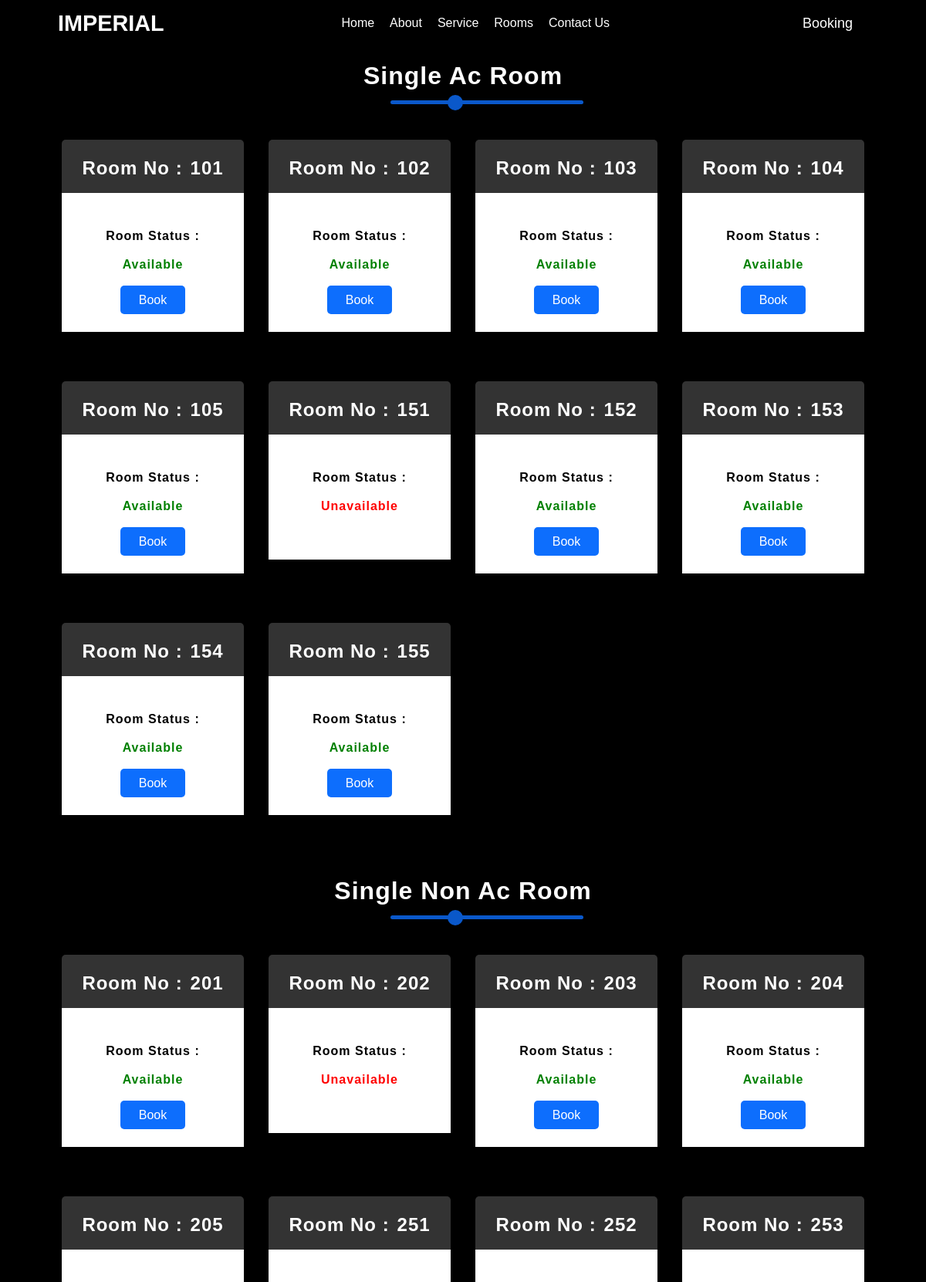
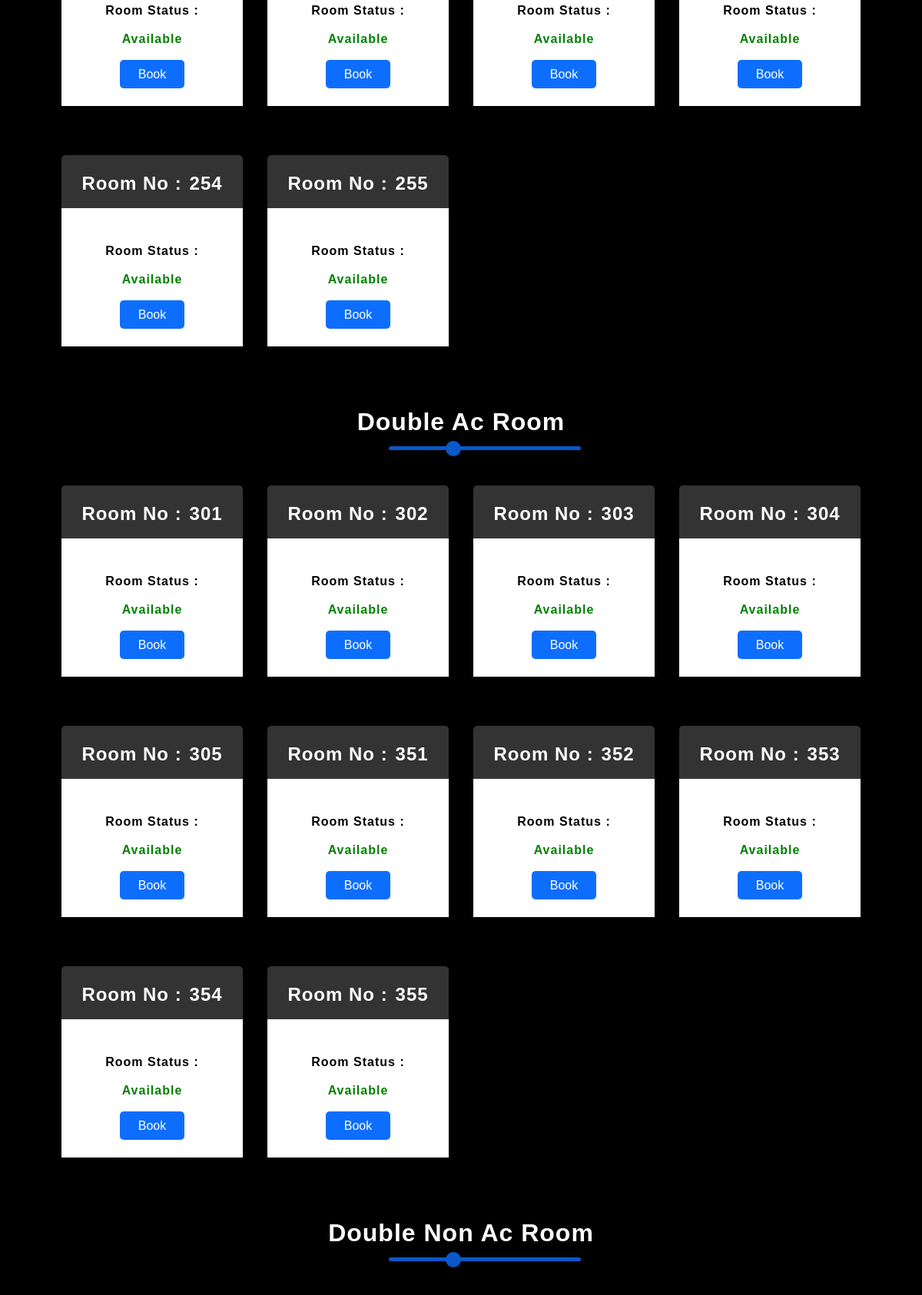
Screenshot of /booking.php (upper part) with the database file from the repository (2 pictures, top to bottom).
### tables this page shows
CREATE TABLE `rooms` (
  `id` int(25) NOT NULL,
  `room_no` int(255) NOT NULL,
  `room_type` varchar(255) NOT NULL,
  `room_price` int(255) NOT NULL,
  `status` int(255) NOT NULL,
  `Dstatus` int(255) NOT NULL
);

### booking.php (the view, shortened to what this page needs)
<?php
    include "include/connection.php";
?>
<!DOCTYPE html>
<html lang="en">
<head>
    <link href='https://unpkg.com/boxicons@2.0.9/css/boxicons.min.css' rel='stylesheet'>
    <link rel="stylesheet" href="SCSS/style.css">
</head>
<body>
    <header>
        <div class="logo">
            <h2>imperial</h2>
        </div>
        <nav>
            <ul>
                <li><a href="index.php">Home</a></li>
                <li><a href="index.php">About</a></li>
                <li><a href="index.php">Service</a></li>
                <li><a href="index.php">Rooms</a></li>
                <li><a href="index.php">Contact Us</a></li>
            </ul>
        </nav>
        <div class="btn-book">
            <a href="booking.php" class="btn">Booking</a>
        </div>
    </header>
    <div class="room-container">
        <div class="room_title">
            <h2>Single Ac Room</h2>
            <div class="main-box">
            <?php
                $squery = "SELECT * FROM `rooms` WHERE room_type='Single Ac' ";
                $single = mysqli_query($con,$squery);
                while($s = mysqli_fetch_array($single))
                {
                    if($s['Dstatus']==0)
                    {
            ?>
                        <div class="box">
                            <div class="room_number">
                                <h2>
                                    <span>Room No :</span>
                                    <span><?php echo $s['room_no']; ?></span>
                                </h2>
                            </div>
                            <div class="room_detail">
                                <h2>
                                    <span>Room Status :</span>
                                    <span>
                                        <?php
                                            if($s['status']==0)
                                            {
                                                echo "<font color='red'>Unavailable</font>";
                                            }
                                            else{
                                                echo "<font color='green'>Available</font>";
                                            }
                                        ?>
                                    </span>
                                </h2>
                                <div class="button">
                                    <?php
                                        if($s['status']==0)
                                        {
                                    ?>
                                            <a href="#" style="display: none;">Book</a>
                                    <?php
                                        }
                                        else{
                                    ?>
                                            <a name="abtn" href="booking-form.php?rn=<?php echo $s['room_no']; ?>">Book</a>
                                    <?php
                                        }
                                    ?>
                                </div>
                            </div>
                        </div>
            <?php
                    }
                }
            ?>
            </div>
        </div>
        <div class="room_title">
            <h2>Single Non Ac Room</h2>
            <div class="main-box">
            <?php
                $snquery = "SELECT * FROM `rooms` WHERE room_type='Single Non Ac' ";
                $singlenon = mysqli_query($con,$snquery);
                while($sn = mysqli_fetch_array($singlenon))
                {
                    if($sn['Dstatus']==0)
                    {
            ?>
                        <div class="box">
                            <div class="room_number">
                                <h2>
                                    <span>Room No :</span>
                                    <span><?php echo $sn['room_no']; ?></span>
                                </h2>
                            </div>
                            <div class="room_detail">
                                <h2>
                                    <span>Room Status :</span>
                                    <span>
                                        <?php
                                            if($sn['status']==0)
                                            {
                                                echo "<font color='red'>Unavailable</font>";
                                            }
                                            else{
                                                echo "<font color='green'>Available</font>";
                                            }
                                        ?>
                                    </span>
                                </h2>
                                <div class="button">
                                    <?php
                                        if($sn['status']==0)
                                        {
                                    ?>
                                            <a href="#" style="display: none;">Book</a>
                                    <?php
                                        }
                                        else{
                                    ?>
                                            <a href="booking-form.php?rn=<?php echo $sn['room_no']; ?>">Book</a>
                                    <?php
                                        }
                                    ?>
                                </div>
                            </div>
                        </div>
            <?php
                    }
                }
            ?>
            </div>
        </div>
        <div class="room_title">
            <h2>Double Ac Room</h2>
            <div class="main-box">
            <?php
                $dquery = "SELECT * FROM `rooms` WHERE room_type='Double Ac' ";
                $double = mysqli_query($con,$dquery);
                while($d = mysqli_fetch_array($double))
                {
                    if($d['Dstatus']==0)
                    {
            ?>
                        <div class="box">
                            <div class="room_number">
                                <h2>
                                    <span>Room No :</span>
                                    <span><?php echo $d['room_no']; ?></span>
                                </h2>
                            </div>
                            <div class="room_detail">
                                <h2>
                                    <span>Room Status :</span>
                                    <span>
                                        <?php
                                            if($d['status']==0)
                                            {
                                                echo "<font color='red'>Unavailable</font>";
                                            }
                                            else{
                                                echo "<font color='green'>Available</font>";
                                            }
                                        ?>
                                    </span>
                                </h2>
                                <div class="button">
                                    <?php
                                        if($d['status']==0)
                                        {
                                    ?>
                                            <a href="#" style="display: none;">Book</a>
                                    <?php
                                        }
                                        else{
                                    ?>
                                            <a href="booking-form.php?rn=<?php echo $d['room_no']; ?>">Book</a>
                                    <?php
                                        }
                                    ?>
                                </div>
                            </div>
                        </div>
            <?php
                    }
                }
            ?>
            </div>
        </div>
        <div class="room_title">
            <h2>Double Non Ac Room</h2>
            <div class="main-box">
            </div>
        </div>
    </div>
</body>
</html>

### SCSS/style.css (style rules this page uses)
* { padding: 0; margin: 0; -webkit-box-sizing: border-box; box-sizing: border-box; text-decoration: none; list-style: none; font-family: sans-serif; scroll-behavior: smooth; }
body { width: 100%; overflow-x: hidden; background-color: black; position: relative; }
header { width: 100%; height: 60px; line-height: 50px; display: -webkit-box; display: -ms-flexbox; display: flex; -webkit-box-pack: justify; -ms-flex-pack: justify; justify-content: space-between; padding: 5px 75px; position: fixed; -webkit-transition: 1s ease-in-out; transition: 1s ease-in-out; z-index: 999; }
header .logo { color: white; font-size: larger; text-transform: uppercase; cursor: pointer; }
header nav ul { display: -webkit-box; display: -ms-flexbox; display: flex; }
header nav ul li { margin: 0 10px; }
header nav ul li a { background: none; border: none; color: white; font-size: medium; cursor: pointer; position: relative; }
header nav ul li a::before { content: ''; position: absolute; bottom: -5px; left: 0; width: 0; height: 2px; opacity: 0; background-color: white; -webkit-transition: 1s ease-in-out; transition: 1s ease-in-out; }
header .btn { color: white; border: none; width: 100%; padding: 10px 20px; border-radius: 5px; cursor: pointer; font-size: large; font-weight: 500; position: relative; -webkit-transition: 1s ease-in-out; transition: 1s ease-in-out; }
header .btn::before { content: ''; position: absolute; top: 0; left: 0; width: 0; height: 2px; background: white; border-radius: 2px; -webkit-transition: 1s ease-in-out; transition: 1s ease-in-out; opacity: 0; }
header .btn::after { content: ''; position: absolute; bottom: 0; left: 0; width: 0; height: 2px; background: white; border-radius: 2px; -webkit-transition: 1s ease-in-out; transition: 1s ease-in-out; opacity: 0; }
.room-container { padding: 5rem; }
.room-container .room_title { text-align: center; position: relative; margin-top: 5rem; color: white; }
.room-container .room_title:nth-child(1) { margin-top: 0; }
.room-container .room_title::before { content: ''; position: absolute; top: 50px; left: 41%; width: 250px; height: 5px; border-radius: 5px; background: #0a58ca; }
.room-container .room_title::after { content: ''; position: absolute; top: 43px; right: 50%; width: 20px; height: 20px; border-radius: 50%; background: #0a58ca; }
.room-container .room_title h2 { font-size: 2rem; font-weight: 600; letter-spacing: 1px; }
.room-container .room_title .main-box { width: 100%; display: -ms-grid; display: grid; -ms-grid-columns: (1fr)[4]; grid-template-columns: repeat(4, 1fr); grid-gap: 2rem; margin-top: 2rem; }
.room-container .room_title .main-box .box { border-radius: 5px; margin-top: 2rem; -webkit-box-shadow: 2px 2px 5px rgba(0, 0, 0, 0.5); box-shadow: 2px 2px 5px rgba(0, 0, 0, 0.5); }
.room-container .room_title .main-box .box .room_number { padding: 1rem; background: #333; border-radius: 5px 5px 0 0; -webkit-box-shadow: 2px 2px 5px rgba(0, 0, 0, 0.5); box-shadow: 2px 2px 5px rgba(0, 0, 0, 0.5); }
.room-container .room_title .main-box .box .room_number h2 span { font-size: 1.5rem; font-weight: 600; letter-spacing: 1px; color: #fff; }
.room-container .room_title .main-box .box .room_detail { padding: 2rem 1rem; background-color: white; }
.room-container .room_title .main-box .box .room_detail h2 { color: black; }
.room-container .room_title .main-box .box .room_detail h2 span { font-size: 1rem; }
.room-container .room_title .main-box .box .room_detail .button { margin-top: 1.5rem; }
.room-container .room_title .main-box .box .room_detail .button a { padding: 0.6rem 1.5rem; color: #fff; border-radius: 5px; border: none; outline: none; cursor: pointer; background-color: #0d6efd; border-color: #0d6efd; }

### rows the page displays
rooms: room_no "101", status "Available"
rooms: room_no "102", status "Available"
rooms: room_no "103", status "Available"
rooms: room_no "104", status "Available"
rooms: room_no "105", status "Available"
rooms: room_no "151", status "Unavailable"
rooms: room_no "152", status "Available"
rooms: room_no "153", status "Available"
rooms: room_no "154", status "Available"
rooms: room_no "155", status "Available"
rooms: room_no "201", status "Available"
rooms: room_no "202", status "Unavailable"
rooms: room_no "203", status "Available"
rooms: room_no "204", status "Available"
rooms: room_no "205", status "Available"
rooms: room_no "251", status "Available"
rooms: room_no "252", status "Available"
rooms: room_no "253", status "Available"
rooms: room_no "254", status "Available"
rooms: room_no "255", status "Available"
rooms: room_no "301", status "Available"
rooms: room_no "302", status "Available"
rooms: room_no "303", status "Available"
rooms: room_no "304", status "Available"
rooms: room_no "305", status "Available"
rooms: room_no "351", status "Available"
rooms: room_no "352", status "Available"
rooms: room_no "353", status "Available"
rooms: room_no "354", status "Available"
rooms: room_no "355", status "Available"
